Frame 1 (no input): blank canvas, image omitted
Frame 60 (no input): blank canvas, image omitted
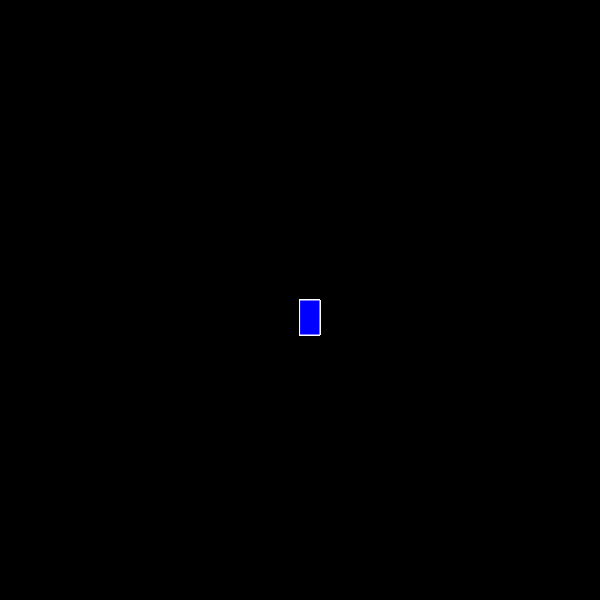
Frame 120 (the mouse pressed at the canvas centre since frame 60)

The p5.js sketch whose frames 1 and 60 were blank and that drew this single picture after the mouse press (run headless with seeded random() and noise() and a simulated clock; from frame 60 on, the mouse is pressed at the canvas centre):

// p5.js sketch
// ── sketch.js
function setup() {
    createCanvas(600, 600);
    background ('black');
  }
  
  function draw() {
    stroke('white');
    fill('blue')
  
   if(mouseIsPressed){
      rect(mouseX, mouseY,20,35);
   }
  
  }
